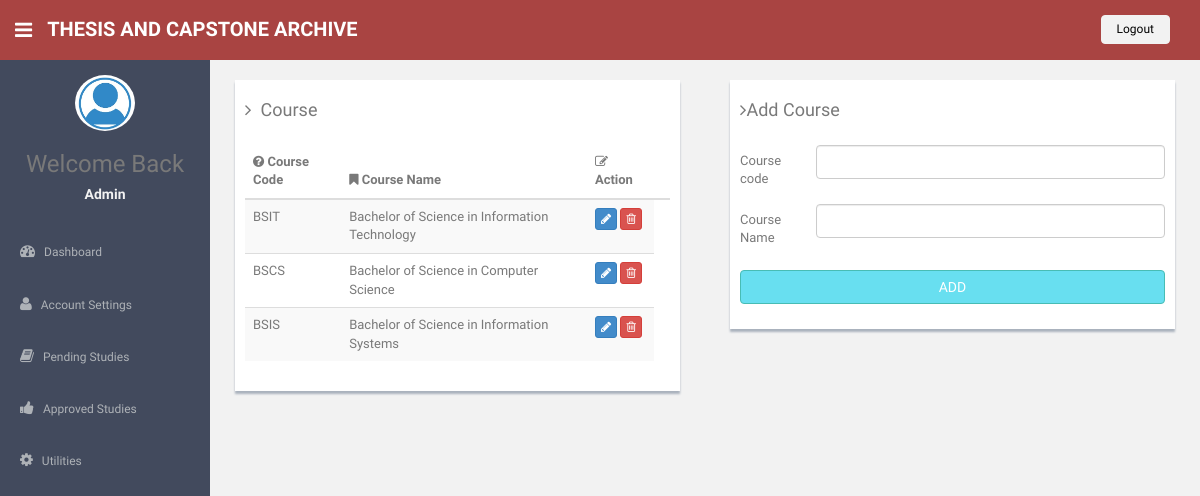
The page /course.php (signed in) on the database its author committed.
### tables this page shows
CREATE TABLE `tblcourse` (
  `cid` int(3) NOT NULL,
  `ccode` varchar(6) NOT NULL,
  `cname` varchar(50) NOT NULL
);

### course.php (the view, shortened to what this page needs)
<?php
include('./include/db.php');
include('./include/header.php');
?>
   <section id="main-content">
                          <section class="wrapper">
                            <div class="row mt">
                  <div class="col-lg-6">
                      <div class="form-panel">
                          <table class="table table-striped table-advance table-hover">
	                  	  	   <h4 class="mb"><i class="fa fa-angle-right"></i>&ensp;Course</h4>
                              <thead>
                              <tr>
                                  <th><i class="fa fa-question-circle"></i> Course Code</th>
                                  <th><i class="fa fa-bookmark"></i> Course Name</th>
								   <th><i class=" fa fa-edit"></i> Action</th>
                                  <th></th>
                              </tr>
                              </thead>
                              <tbody>
							  <?php
							  $sql = "SELECT * FROM tblcourse";
								$result = $conn->query($sql);
								if ($result->num_rows > 0) {
										while($row = $result->fetch_assoc()) {
										$cid=$row["cid"] ;
										$ccode=$row["ccode"];
										$cname=$row["cname"];
									 echo '<tr>';
									 echo'<td>'.$ccode.'</td>';
									 echo'<td>'.$cname.'</td>';
									 echo '<td>';
									  echo "<button class='btn btn-primary btn-xs'  data-toggle='modal' data-target='#edit{$cid}'>";
									 echo '<i class="fa fa-pencil">';
									 echo '</i>';
									 echo'</button> ';
									 echo "<button class='btn btn-danger btn-xs'  data-toggle='modal' data-target='#delete{$cid}'>";
									 echo '<i class="fa fa-trash-o">';
									 echo '</i>';
									 echo'</button>';
									  include('./include/coursemodal.php');
									 echo'</td>';
									 echo'</tr>';
							 }
							}else {
									echo '0 results';
									}
							  ?>
				  <div class="col-lg-6">
          			<div class="form-panel">
					<form class="form-horizontal tasi-form" method="post">
                  	  <h4 class="mb"><i class="fa fa-angle-right"></i>Add Course</h4>
                              <div class="form-group">
                                  <label class="col-sm-2 control-label col-lg-2" for="inputSuccess">Course code</label>
                                  <div class="col-lg-10">
                                      <input type="text" class="form-control" name="ccode">
                                  </div>
                              </div>
                              <div class="form-group">
                                  <label class="col-sm-2 control-label col-lg-2" for="inputWarning">Course Name</label>
                                  <div class="col-lg-10">
                                      <input type="text" class="form-control" name="cname">
                                  </div>
                              </div>
							  <div class="form-group">
                               <label class="col-sm- control-label col-lg-4" for="inputError"></label>
                                  <div class="col-lg-12">
								   <button class="btn btn-theme btn-block" type="submit" name="submit" value="add">ADD</button>
								   </div>
                              </div>
                          </form>
              </div>
	</div>
		 </section>
      </section>
  <?php
  include ('./include/footer.php');
  ?>

### assets/css/style.css (style rules this page uses)
body { color: #797979; background: #f2f2f2; font-family: 'Ruda', sans-serif; padding: 0px !important; margin: 0px !important; font-size:13px; }
.btn-theme { color: #fff; background-color: #68dff0; border-color: #48bcb4; }
.mt { margin-top: 25px; }
.mb { margin-bottom: 25px; }
#main-content { margin-left: 210px; }
.wrapper { display: inline-block; margin-top: 45px; padding-left: 15px; padding-right: 15px; padding-bottom: 15px; padding-top: 0px; width: 100%; }
.form-panel { background: #ffffff; margin: 10px; padding: 10px; box-shadow: 0px 3px 2px #aab2bd; text-align: left; }
label { font-weight: 400; }
@media (min-width: 768px) { .form-horizontal .control-label { text-align: left; } }

### rows shown on the page
tblcourse: ccode "BSIT", cname "Bachelor of Science in Information Technology"
tblcourse: ccode "BSCS", cname "Bachelor of Science in Computer Science"
tblcourse: ccode "BSIS", cname "Bachelor of Science in Information Systems"

### other values the page prints
$_SESSION['name'] "Admin"
